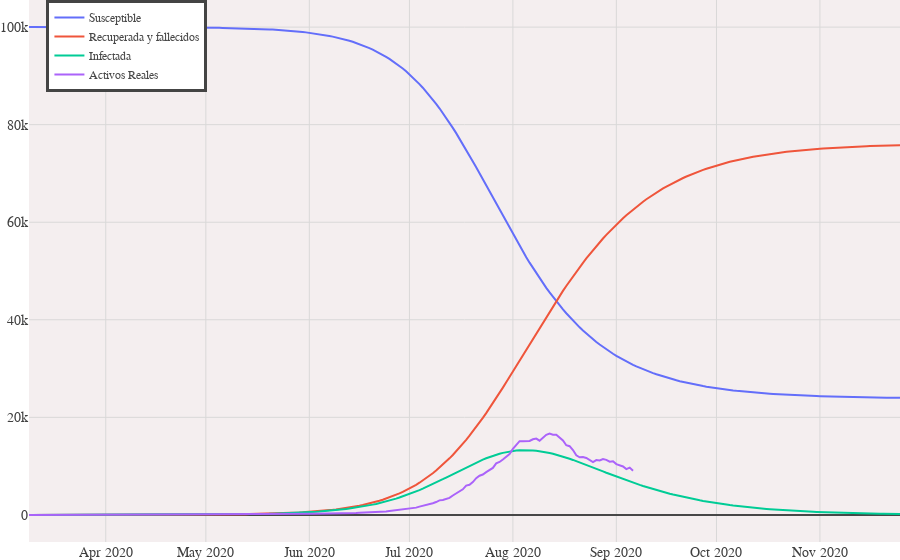

Notebook code for this chart:
### Code cell
# Grafica del pronóstico SIR vs datos historicos(reales)
fig = go.Figure()
fig.add_trace(go.Scatter(x=rango_serie, y=S,mode='lines',name='Susceptible'))
fig.add_trace(go.Scatter(x=rango_serie, y=R,mode='lines',name='Recuperada y fallecidos'))
fig.add_trace(go.Scatter(x=rango_serie, y=I,mode='lines',name='Infectada'))
fig.add_trace(go.Scatter(x=data_activos.index, y=data_activos['ACTIVOS'],mode='lines',name='Activos Reales'))
fig.update_layout(
        hovermode='x',
        font=dict(
            family="Courier New, monospace",
            size=14,
            color='#3F3F3F',
        ),
        legend=dict(
            x=0.02,
            y=1,
            traceorder="normal",
            font=dict(
                family="sans-serif",
                size=12,
                color= '#474747',
            ),
            bgcolor='#FFFFFF',
            borderwidth=3
        ),
        paper_bgcolor='#FFFFFF',
        plot_bgcolor='#F4EEEF',
        margin=dict(l=0, 
                    r=0, 
                    t=0, 
                    b=0
                    ),
      

    )
fig.update_xaxes(showgrid=True, gridwidth=1, gridcolor='#D9D8D8')
fig.update_yaxes(showgrid=True, gridwidth=1, gridcolor='#D9D8D8')

fig.update_yaxes(zeroline=True, zerolinewidth=2, zerolinecolor='#474747')

fig.show()

fig.write_html('../Templates/med_forecast_SIR.html')

### Figure 1 — Plotly figure (JSON) as saved in the notebook; plotly's stock layout.template omitted (floating-point values rounded to 4 significant figures; data arrays with more than 128 entries replaced by an {"elided": "..."} marker saying what was removed)
{"data": [{"mode": "lines", "name": "Susceptible", "type": "scatter", "x": {"elided": "262 str values"}, "y": {"elided": "262 float values"}}, {"mode": "lines", "name": "Recuperada y fallecidos", "type": "scatter", "x": {"elided": "262 str values"}, "y": {"elided": "262 float values"}}, {"mode": "lines", "name": "Infectada", "type": "scatter", "x": {"elided": "262 str values"}, "y": {"elided": "262 float values"}}, {"mode": "lines", "name": "Activos Reales", "type": "scatter", "x": {"elided": "172 str values"}, "y": {"elided": "172 int values"}}], "layout": {"font": {"color": "#3F3F3F", "family": "Courier New, monospace", "size": 14}, "hovermode": "x", "legend": {"bgcolor": "#FFFFFF", "borderwidth": 3, "font": {"color": "#474747", "family": "sans-serif", "size": 12}, "traceorder": "normal", "x": 0.02, "y": 1}, "margin": {"b": 0, "l": 0, "r": 0, "t": 0}, "paper_bgcolor": "#FFFFFF", "plot_bgcolor": "#F4EEEF", "xaxis": {"gridcolor": "#D9D8D8", "gridwidth": 1, "showgrid": true}, "yaxis": {"gridcolor": "#D9D8D8", "gridwidth": 1, "showgrid": true, "zeroline": true, "zerolinecolor": "#474747", "zerolinewidth": 2}}}
